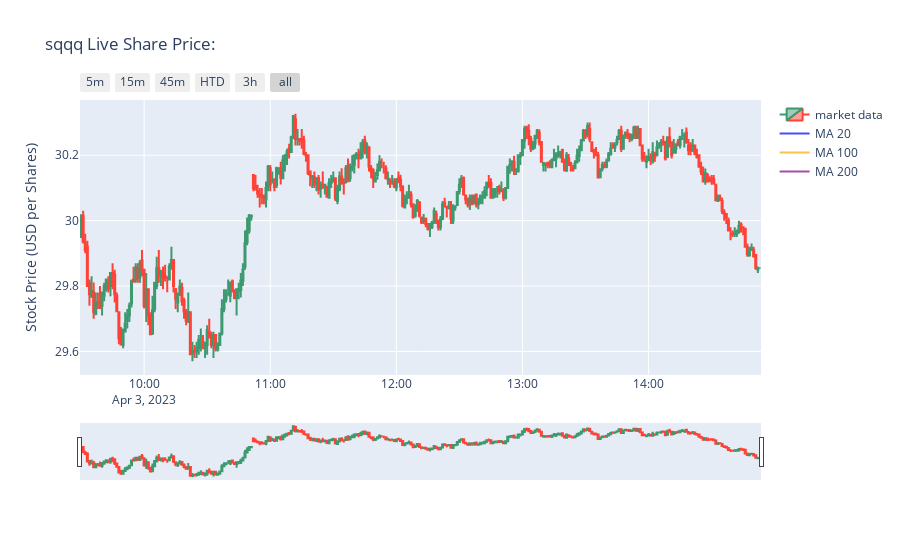

This figure's notebook cell:
### Code cell
# Add 5-day Moving Average Trace
fig.add_trace(go.Scatter(x=df.index, 
                         y=df['MA20'], 
                         opacity=0.7, 
                         line=dict(color='blue', width=2), 
                         name='MA 20'))
# Add 20-day Moving Average Trace
fig.add_trace(go.Scatter(x=df.index, 
                         y=df['MA100'], 
                         opacity=0.7, 
                         line=dict(color='orange', width=2), 
                         name='MA 100'))
# Add 20-day Moving Average Trace
fig.add_trace(go.Scatter(x=df.index, 
                         y=df['MA200'], 
                         opacity=0.7, 
                         line=dict(color='purple', width=2), 
                         name='MA 200'))

### Figure 1 — Plotly figure (JSON) as saved in the notebook; plotly's stock layout.template omitted (floating-point values rounded to 4 significant figures; data arrays with more than 128 entries replaced by an {"elided": "..."} marker saying what was removed)
{"data": [{"close": {"elided": "324 float values"}, "high": {"elided": "324 float values"}, "low": {"elided": "324 float values"}, "name": "market data", "open": {"elided": "324 float values"}, "type": "candlestick", "x": {"elided": "324 str values"}}, {"line": {"color": "blue", "width": 2}, "name": "MA 20", "opacity": 0.7, "type": "scatter", "x": {"elided": "324 str values"}, "y": {"elided": "324 float values"}}, {"line": {"color": "orange", "width": 2}, "name": "MA 100", "opacity": 0.7, "type": "scatter", "x": {"elided": "324 str values"}, "y": {"elided": "324 null values"}}, {"line": {"color": "purple", "width": 2}, "name": "MA 200", "opacity": 0.7, "type": "scatter", "x": {"elided": "324 str values"}, "y": {"elided": "324 null values"}}], "layout": {"autosize": true, "title": {"text": "sqqq Live Share Price:"}, "xaxis": {"autorange": true, "range": ["2023-04-03 09:29:30", "2023-04-03 14:53:30"], "rangeselector": {"buttons": [{"count": 5, "label": "5m", "step": "minute", "stepmode": "backward"}, {"count": 15, "label": "15m", "step": "minute", "stepmode": "backward"}, {"count": 45, "label": "45m", "step": "minute", "stepmode": "backward"}, {"count": 1, "label": "HTD", "step": "hour", "stepmode": "todate"}, {"count": 3, "label": "3h", "step": "hour", "stepmode": "backward"}, {"step": "all"}]}, "rangeslider": {"autorange": true, "range": ["2023-04-03 09:29:30", "2023-04-03 14:53:30"], "visible": true, "yaxis": {"_template": null, "rangemode": "match"}}, "type": "date"}, "yaxis": {"autorange": true, "range": [29.53, 30.37], "title": {"text": "Stock Price (USD per Shares)"}, "type": "linear"}}}
